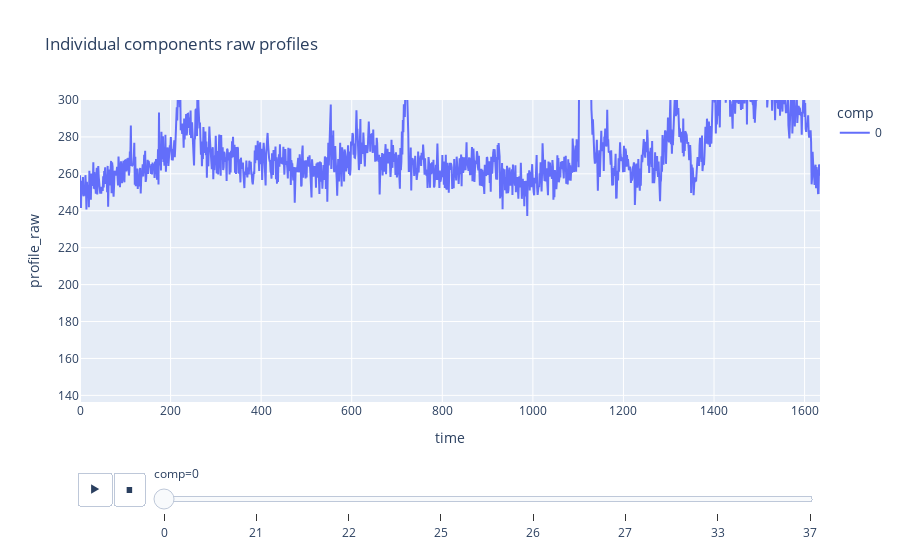

Notebook code for this chart:
### Markdown cell above
#### Data uploading and scaling

### Code cell
total_df = pd.read_csv('ctrl_data/f_7_output_df.csv')
print(total_df.head())


# https://stackoverflow.com/questions/66399486/how-to-find-out-peak-rise-and-decay

def signaltonoise(a, axis=0, ddof=0):
    a = np.asanyarray(a)
    m = a.mean(axis)
    sd = a.std(axis=axis, ddof=ddof)
    return np.where(sd == 0, 0, m/sd)

def norm_profiles_to_arr(input_df):
    """ Normilize Ca profiles in 0-1 range
    Return: np array [component, raw_profile, norm_profile]
    """
    output_arr = []
    comp_list = np.array(total_df.comp.unique())
    for comp in comp_list:
        comp_profile_raw = np.array(input_df['profile_raw'][input_df['comp'] == comp])
        # comp_profile_norm = (comp_profile_raw-np.min(comp_profile_raw)) / (np.max(comp_profile_raw) - np.min(comp_profile_raw))  # custom func
        comp_profile_norm = preprocessing.minmax_scale(comp_profile_raw)
        output_arr.append([comp_profile_raw, comp_profile_norm])
    return np.asarray(output_arr)


norm_profiles = norm_profiles_to_arr(total_df)

# raw profiles view
fig=px.line(total_df,
            y='profile_raw',
            x='time',
            color='comp',
            animation_frame="comp",
            title='Individual components raw profiles')
fig.update(layout_yaxis_range = [min(total_df.profile_raw), 300])
fig.show()

### Figure 1 — Plotly figure (JSON) as saved in the notebook; plotly's stock layout.template omitted (floating-point values rounded to 4 significant figures; data arrays with more than 128 entries replaced by an {"elided": "..."} marker saying what was removed)
{"data": [{"hovertemplate": "comp=0<br>time=%{x}<br>profile_raw=%{y}<extra></extra>", "legendgroup": "0", "line": {"color": "#636efa", "dash": "solid"}, "marker": {"symbol": "circle"}, "mode": "lines", "name": "0", "orientation": "v", "showlegend": true, "type": "scatter", "x": {"elided": "1500 float values"}, "xaxis": "x", "y": {"elided": "1500 float values"}, "yaxis": "y"}], "layout": {"legend": {"title": {"text": "comp"}, "tracegroupgap": 0}, "sliders": [{"active": 0, "currentvalue": {"prefix": "comp="}, "len": 0.9, "pad": {"b": 10, "t": 60}, "steps": [{"args": [["0"], {"frame": {"duration": 0, "redraw": false}, "fromcurrent": true, "mode": "immediate", "transition": {"duration": 0, "easing": "linear"}}], "label": "0", "method": "animate"}, {"args": [["21"], {"frame": {"duration": 0, "redraw": false}, "fromcurrent": true, "mode": "immediate", "transition": {"duration": 0, "easing": "linear"}}], "label": "21", "method": "animate"}, {"args": [["22"], {"frame": {"duration": 0, "redraw": false}, "fromcurrent": true, "mode": "immediate", "transition": {"duration": 0, "easing": "linear"}}], "label": "22", "method": "animate"}, {"args": [["25"], {"frame": {"duration": 0, "redraw": false}, "fromcurrent": true, "mode": "immediate", "transition": {"duration": 0, "easing": "linear"}}], "label": "25", "method": "animate"}, {"args": [["26"], {"frame": {"duration": 0, "redraw": false}, "fromcurrent": true, "mode": "immediate", "transition": {"duration": 0, "easing": "linear"}}], "label": "26", "method": "animate"}, {"args": [["27"], {"frame": {"duration": 0, "redraw": false}, "fromcurrent": true, "mode": "immediate", "transition": {"duration": 0, "easing": "linear"}}], "label": "27", "method": "animate"}, {"args": [["33"], {"frame": {"duration": 0, "redraw": false}, "fromcurrent": true, "mode": "immediate", "transition": {"duration": 0, "easing": "linear"}}], "label": "33", "method": "animate"}, {"args": [["37"], {"frame": {"duration": 0, "redraw": false}, "fromcurrent": true, "mode": "immediate", "transition": {"duration": 0, "easing": "linear"}}], "label": "37", "method": "animate"}], "x": 0.1, "xanchor": "left", "y": 0, "yanchor": "top"}], "title": {"text": "Individual components raw profiles"}, "updatemenus": [{"buttons": [{"args": [null, {"frame": {"duration": 500, "redraw": false}, "fromcurrent": true, "mode": "immediate", "transition": {"duration": 500, "easing": "linear"}}], "label": "&#9654;", "method": "animate"}, {"args": [[null], {"frame": {"duration": 0, "redraw": false}, "fromcurrent": true, "mode": "immediate", "transition": {"duration": 0, "easing": "linear"}}], "label": "&#9724;", "method": "animate"}], "direction": "left", "pad": {"r": 10, "t": 70}, "showactive": false, "type": "buttons", "x": 0.1, "xanchor": "right", "y": 0, "yanchor": "top"}], "xaxis": {"anchor": "y", "domain": [0, 1], "title": {"text": "time"}}, "yaxis": {"anchor": "x", "domain": [0, 1], "range": [136.4, 300], "title": {"text": "profile_raw"}}}}
